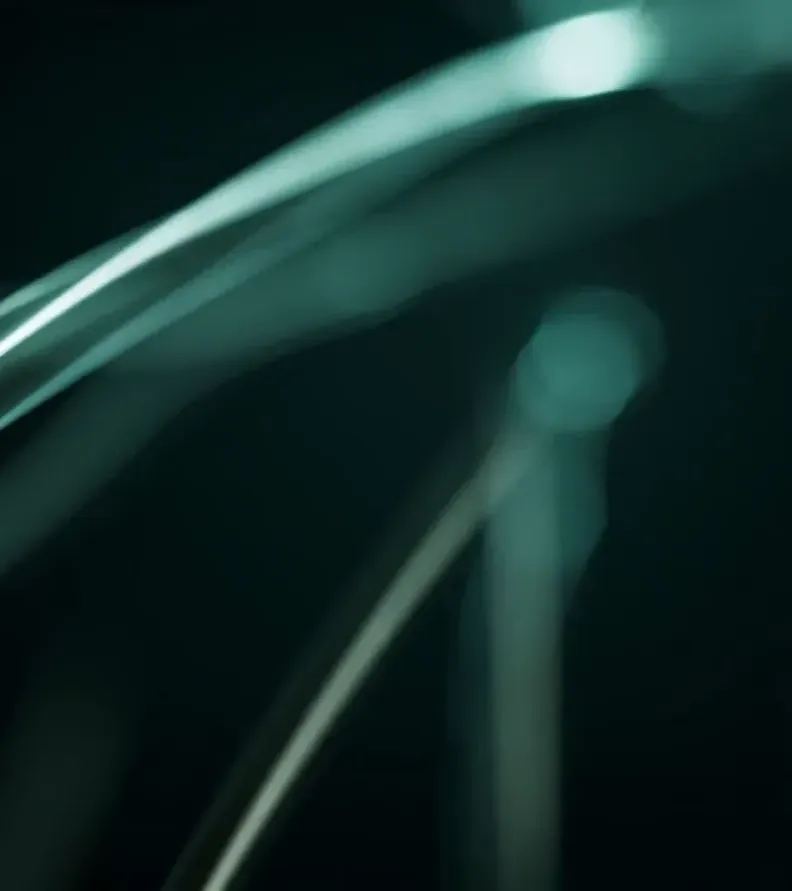
#> input picture marketing/oficina/obras-web/spindlelab-v3/e14-home-koto/imagenes/ref-luz-hilo-sin-oro.webp, 792 x 891 px, shrunk from 960 x 1080 before the run
$ python medir-dorado.py ref-luz-hilo-sin-oro.webp
#> lines starting #> are read from the running program, lines starting #| are printed output that depends on the picture
#!/usr/bin/env python3
"""Porcentaje de píxeles «dorados» de una imagen o de los cuadros de un video.

Misma ventana que spec-home.md §5: tono HSV 30 a 60°, S >= 0,45, V >= 0,45.
Uso:
  python3 medir-dorado.py <imagen.webp> [<imagen2> ...]
  python3 medir-dorado.py --video <clip.webm>      (muestrea 2 cuadros por segundo con ffmpeg)
Bruno, 2-nov-2026 (e14).
"""
import glob
import os
import subprocess
import sys
import tempfile

import numpy as np
from PIL import Image


def dorado(ruta):
#> called with ruta = 'ref-luz-hilo-sin-oro.webp'
    a = np.asarray(Image.open(ruta).convert("HSV")).astype(float)
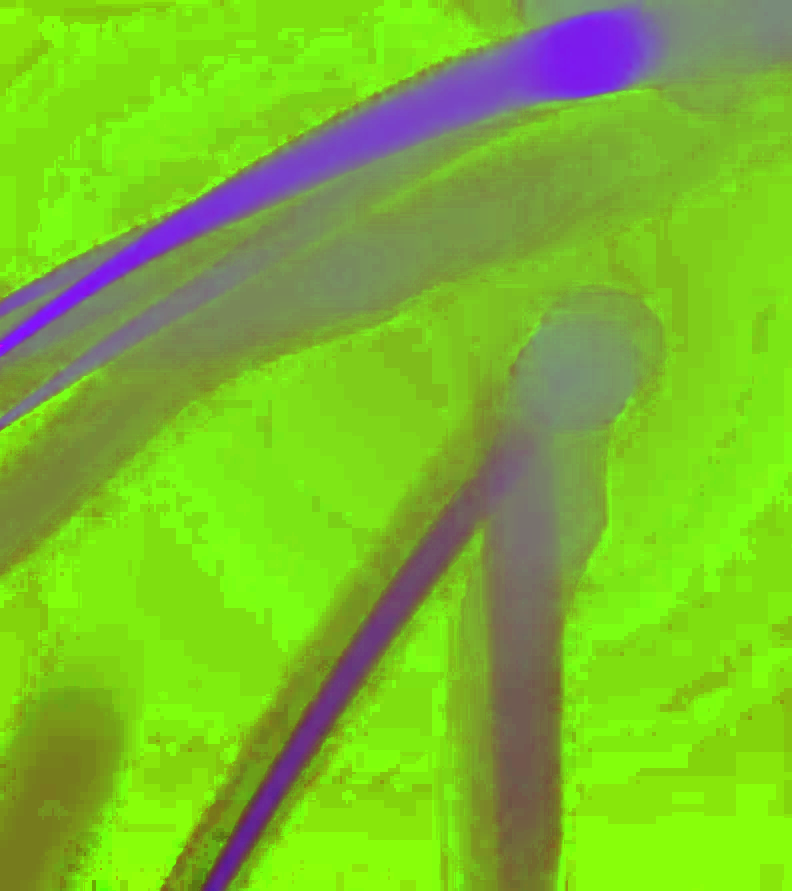
#> a: shape (891, 792, 3) float64; mean R, G, B 123.9, 187.8, 44.7
    h = a[..., 0] * 360 / 255
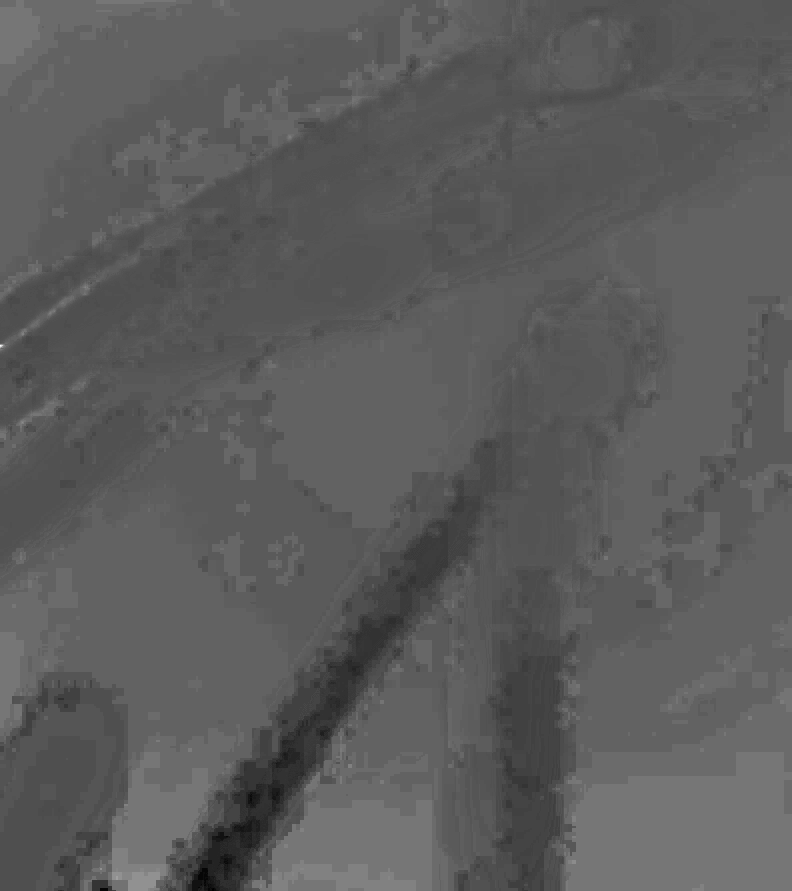
#> h: shape (891, 792) float64; min 115.8, max 279.5, mean 175; drawn with min black and max white
    s = a[..., 1] / 255
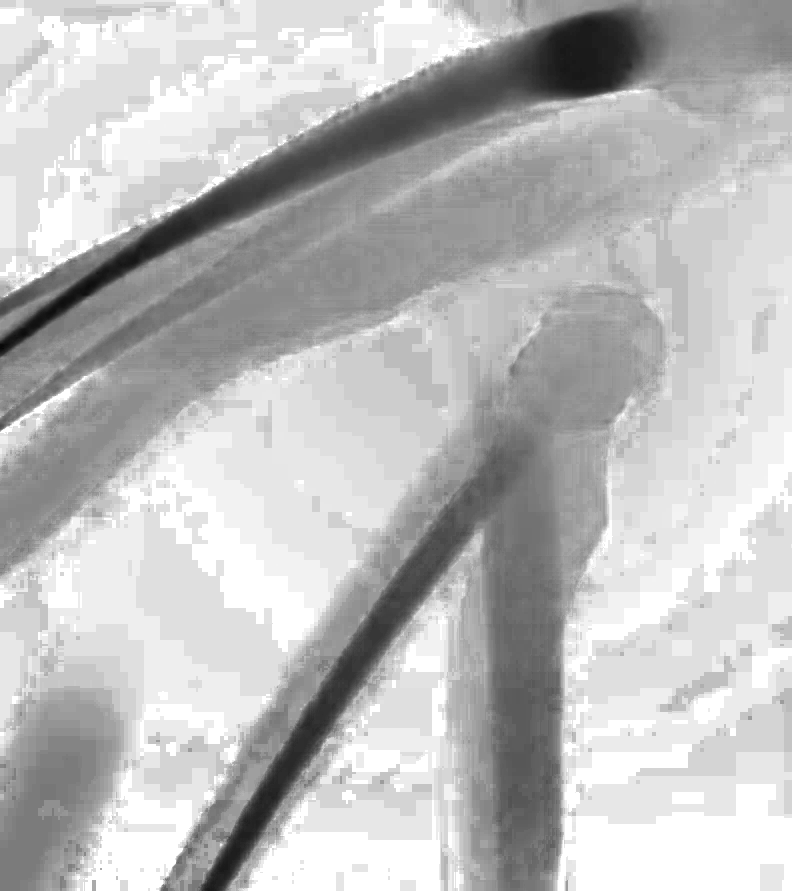
#> s: shape (891, 792) float64; min 0.0275, max 1, mean 0.737
    v = a[..., 2] / 255
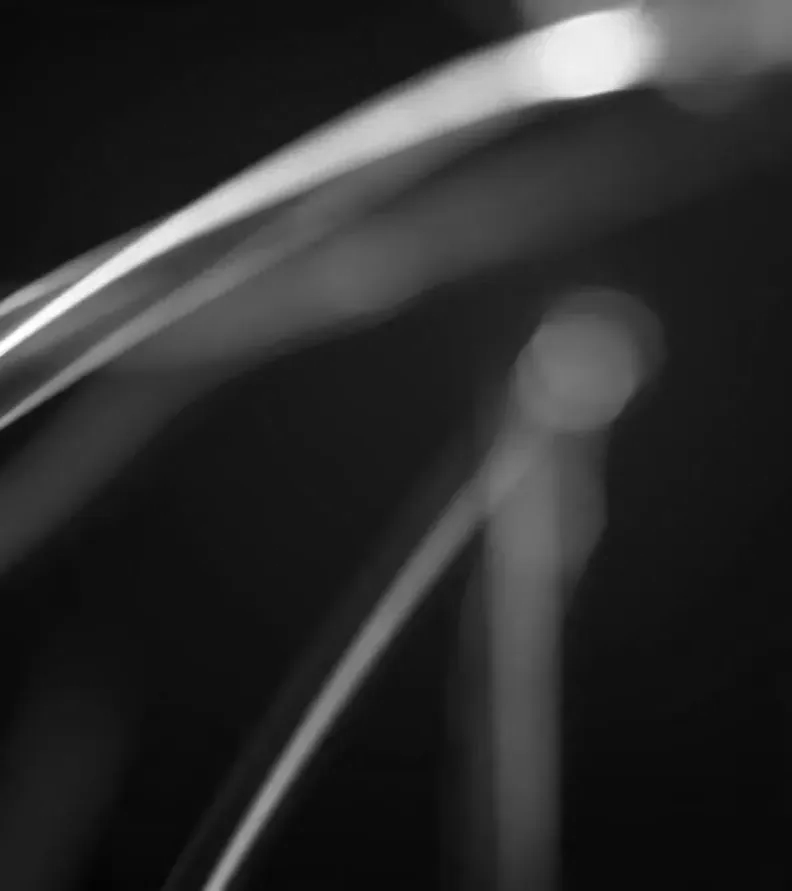
#> v: shape (891, 792) float64; min 0.0118, max 1, mean 0.175
    return ((h >= 30) & (h <= 60) & (s >= 0.45) & (v >= 0.45)).mean() * 100


def main(args):
    if args and args[0] == "--video":
        with tempfile.TemporaryDirectory() as tmp:
            subprocess.run(["ffmpeg", "-v", "error", "-i", args[1], "-vf", "fps=2",
                            os.path.join(tmp, "f_%04d.png")], check=True)
            vals = [dorado(f) for f in sorted(glob.glob(os.path.join(tmp, "*.png")))]
        print(f"{args[1]}: cuadros={len(vals)} mediana={np.median(vals):.2f}% max={max(vals):.2f}%")
        return
    for ruta in args:
        print(f"{ruta}: {dorado(ruta):.2f}%")


if __name__ == "__main__":
    main(sys.argv[1:])
